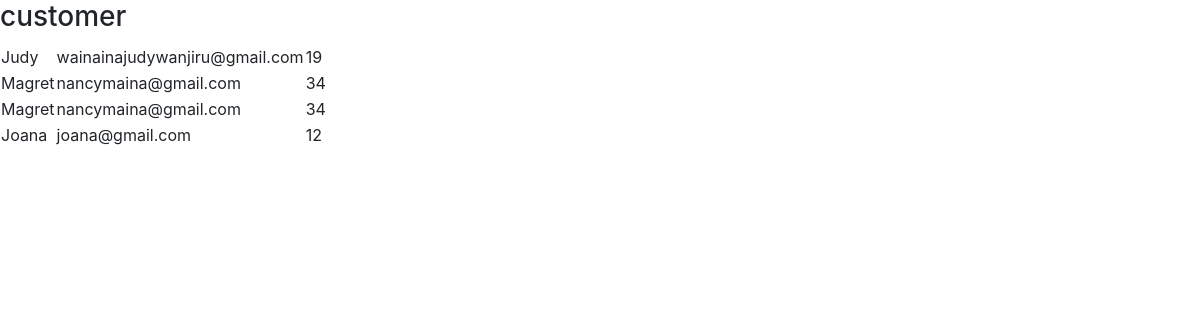
Page /wallet/customers/ on the committed database.
### wallet/models.py (models this page shows)
class Customer(models.Model):
    first_name=models.CharField(max_length=20,null=True)
    last_name=models.CharField(max_length=20,null=True)
    address=models.TextField()
    email=models.EmailField()
    phone_number=models.CharField(max_length=15,null=True)
    gender=models.CharField(max_length=10)
    age=models.PositiveSmallIntegerField()

### wallet/views.py (the view)
# urls.py: path("customers/",views.list_customers,name="customers_lists"),
def list_customers(request):
    customers=Customer.objects.all()
    return render(request,"wallet/customers_list.html",{"customers":customers})

### wallet/templates/wallet/customers_list.html (shortened to what this page needs)
<!DOCTYPE html>
<html lang="en">
<head>
    <link rel="stylesheet" href="https://cdn.jsdelivr.net/npm/bootstrap@4.3.1/dist/css/bootstrap.min.css">
</head>
<body>
    <table>
       <h3> customer </h3>
        <th>
            {% for customer in customers%}
        <tr>
            <td>{{ customer.first_name}}</td>
            <td>{{ customer.email}}</td>
            <td>{{ customer.age}}</td>
        </tr>
        {%endfor%}
        </th>
    </table>
</body>
</html>

### rows in the picture
Customer: first_name "Judy", email "wainainajudywanjiru@gmail.com", age "19"
Customer: first_name "Magret", email "nancymaina@gmail.com", age "34"
Customer: first_name "Magret", email "nancymaina@gmail.com", age "34"
Customer: first_name "Joana", email "joana@gmail.com", age "12"
